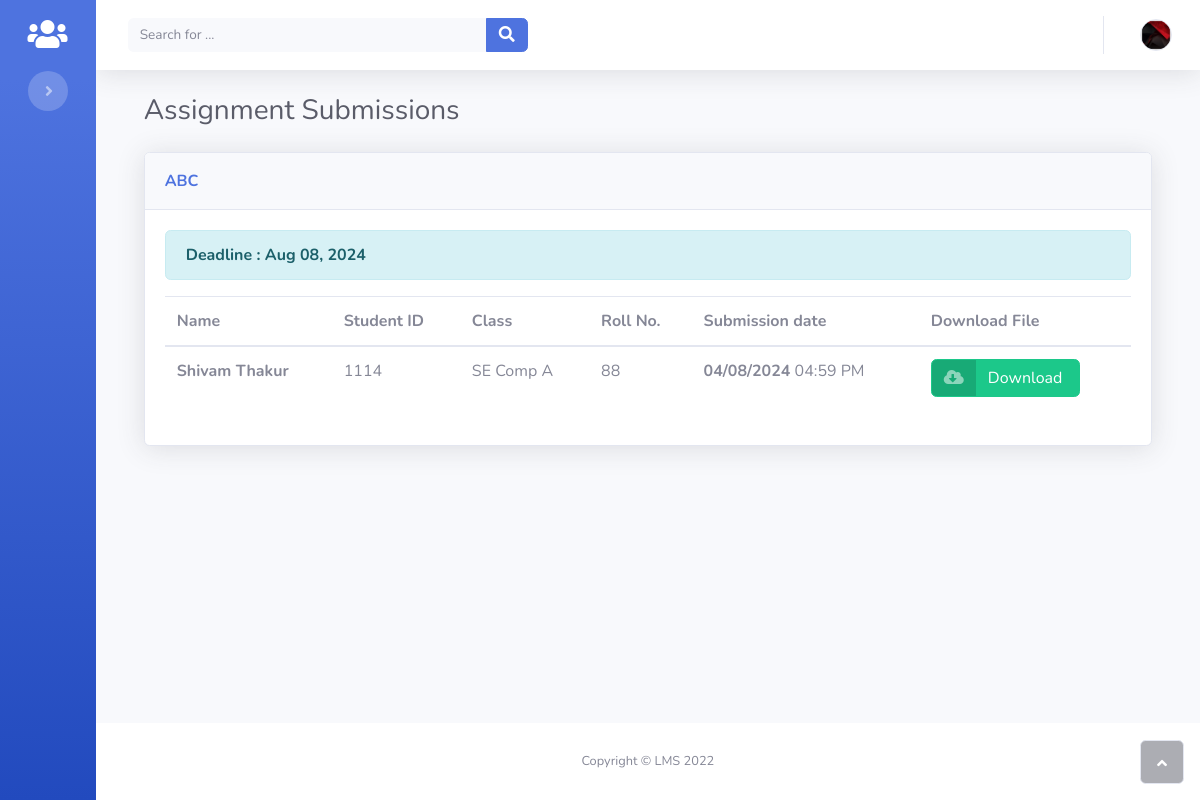
/teachers/submissions/12/, run on the app's committed database.
### accounts/models.py (models this page shows, shortened)
class Assignment(models.Model):
    title = models.CharField(
        _("section title"),
        max_length=150)
    section = models.ForeignKey(
        "Section",
        on_delete=models.CASCADE,
        related_name='assignments',
        blank=False)
    text = models.TextField()
    created_timestamp = models.DateTimeField(
        default=timezone.now,
        editable=False
    )
    deadline = models.DateTimeField(
        default=timezone.now,
        blank=False
    )
    file = models.FileField(
        upload_to=assignment_rename_upload_file,
        blank=True,
        max_length=999)
    class Meta:
        verbose_name = _("assignment")
        verbose_name_plural = _("assignments")

class AssignmentSubmission(models.Model):
    student = models.ForeignKey(
        "Student",
        verbose_name=_("Submitted by"),
        on_delete=models.CASCADE,
        related_name='assignment_submissions',
        blank=False)
    assignment = models.ForeignKey(
        "Assignment",
        on_delete=models.CASCADE,
        related_name='assignment_submissions',
        blank=False)
    file = models.FileField(
        upload_to=submission_rename_upload_file,
        blank=False,
        max_length=999)
    submission_timestamp = models.DateTimeField(
        default=timezone.now,
        editable=False
    )
    class Meta:
        verbose_name = _("assignmentsubmission")
        verbose_name_plural = _("assignmentsubmissions")
        unique_together = ('student', 'assignment')

class Student(models.Model):
    user = models.OneToOneField(
        User,
        on_delete=models.CASCADE,
        primary_key=True,
        related_name='students')
    current_class = models.ForeignKey(
        "Class",
        verbose_name=_("Class"),
        on_delete=models.CASCADE,
        blank=False,
        related_name='students')
    roll_no = models.PositiveIntegerField(
        _("Roll No."),
        blank=False)
    student_id = models.CharField(
        _("Student ID"),
        max_length=50,
        blank=False,
        unique=True)
    classrooms = models.ManyToManyField("Classroom", related_name='students', blank=True)
    class Meta:
        verbose_name = _("student")
        verbose_name_plural = _("students")
        unique_together = ('roll_no', 'current_class')

class User(AbstractUser):
    is_student = models.BooleanField('student status', default=False)
    is_teacher = models.BooleanField('teacher status', default=False)

class Class(models.Model):
    stream = models.ForeignKey(
        "Stream",
        on_delete=models.CASCADE,
        related_name="classes",
        blank=False)
    name = models.CharField(
        _("Class Name"),
        max_length=250,
        blank=False,
        unique=True)
    semester = models.PositiveIntegerField(
        blank=False,
        default=1,
        validators=[
            MaxValueValidator(8),
            MinValueValidator(1)
        ]
    )
    year = models.PositiveIntegerField(
        blank=False,
        default=2022,
        validators=[
            MaxValueValidator(2030),
            MinValueValidator(2015)
        ]
    )
    class Meta:
        verbose_name = _("class")
        verbose_name_plural = _("classes")
    def __str__(self):
        return self.name

### teachers/views.py (the view)
# urls.py: path('submissions/<int:pk>/',           AssignmentSubmissionsView,      name='assignment_submissions'),
def AssignmentSubmissionsView(request, pk):
    context_dict = {}
    assignment = get_object_or_404(Assignment, pk=pk)
    context_dict['assignment'] = assignment
    context_dict['assignment_submissions'] = AssignmentSubmission.objects.filter(assignment=assignment)
    return render(request, 'teachers/submissions.html', context=context_dict)

### teachers/templates/teachers/submissions.html (shortened to what this page needs)
{% extends 'teachers/base.html' %} {% load static %} {% block title %}Submissions{% endblock title %} {% block content %}
<div class="container-fluid">
    <h3 class="text-dark mb-4">Assignment Submissions</h3>
    <div class="card shadow">
        <div class="card-header py-3">
            <p class="text-primary m-0 font-weight-bold">{{assignment.title}}</p>
        </div>
        <div class="card-body">
            <div class="alert alert-info" role="alert"><span><strong>Deadline : {{assignment.deadline|date:"M d, Y"}}</strong></span></div>
            <div class="table-responsive table mt-2" id="dataTable" role="grid" aria-describedby="dataTable_info">
                <table class="table my-0" id="dataTable">
                    <thead>
                        <tr>
                            <th>Name</th>
                            <th>Student ID</th>
                            <th>Class</th>
                            <th>Roll No.</th>
                            <th>Submission date</th>
                            <th>Download File</th>
                        </tr>
                    </thead>
                    <tbody>
                        {% for submission in assignment_submissions %}
                        <tr>
                            <td><strong>{{submission.student.user.first_name}} {{submission.student.user.last_name}}</strong></td>
                            <td>{{submission.student.student_id}}</td>
                            <td>{{submission.student.current_class}}</td>
                            <td>{{submission.student.roll_no}}</td>
                            <td><strong>{{submission.submission_timestamp|date:"d/m/Y"}}</strong> {{submission.submission_timestamp|date:"h:i A"}}</td>
                            <td><a class="btn btn-success text-center btn-icon-split" role="button" href="{{submission.file.url}}" download><span class="text-white-50 icon"><i class="fas fa-cloud-download-alt"></i></span><span class="text-white text">Download&nbsp;</span></a></td>
                        </tr>
                        {% endfor %}
                    </tbody>
                </table>
            </div>
        </div>
    </div>
</div>
{% endblock content %}

### data on the page
Assignment: title "ABC", deadline "Aug 08, 2024"
AssignmentSubmission: student.user.first_name "Shivam", student.user.last_name "Thakur", student.student_id "1114", student.current_class "SE Comp A", student.roll_no "88", submission_timestamp "04/08/2024", submission_timestamp "04:59 PM"
